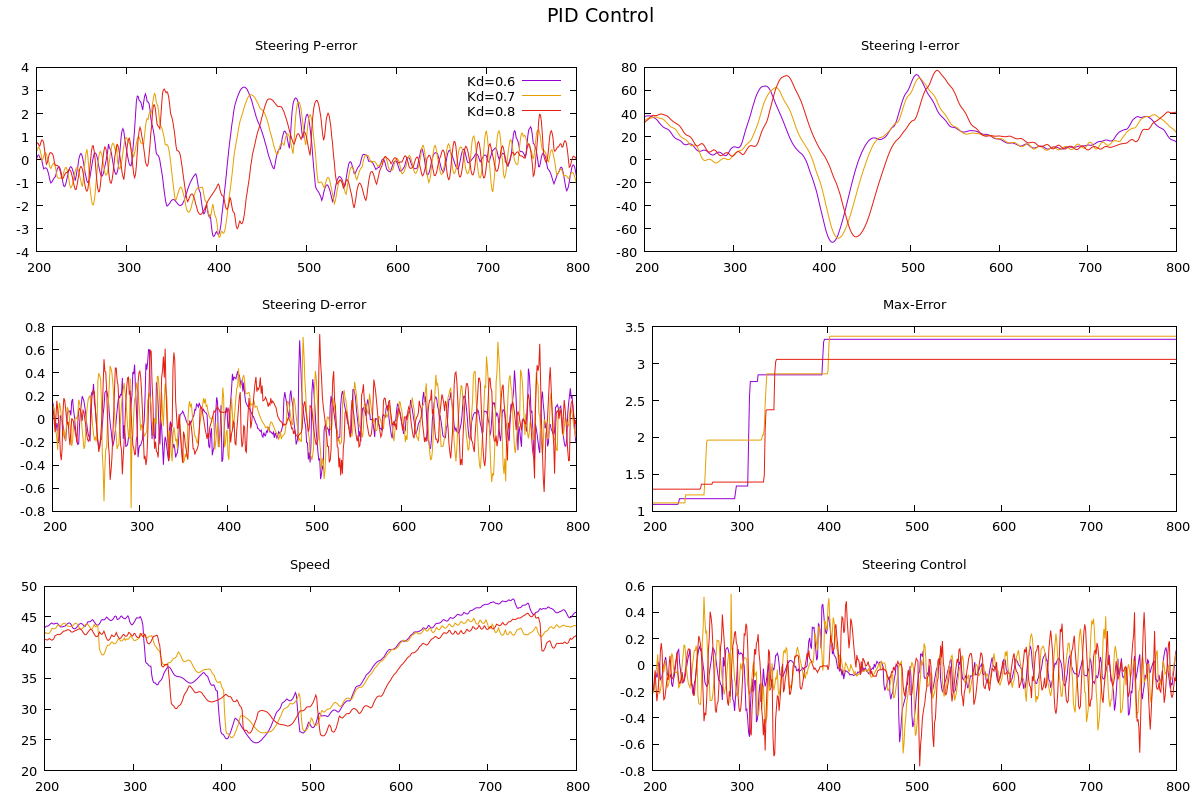

gnuplot code for this plot:
set terminal wxt size 1200,800
#set term qt noraise

set xrange [200:800]
set multiplot layout 3, 2 title "PID Control" font ",14"

set title 'Steering P-error'
plot 'steer.out.d0.6' u 1 w l lt 1 t 'Kd=0.6', \
     'steer.out.d0.7' u 1 w l lt 4 t 'Kd=0.7', \
     'steer.out.d0.8' u 1 w l lt 7 t 'Kd=0.8'
unset key

set title 'Steering I-error'
plot 'steer.out.d0.6' u 2 w l lt 1 t 'Kd=0.6', \
     'steer.out.d0.7' u 2 w l lt 4 t 'Kd=0.7', \
     'steer.out.d0.8' u 2 w l lt 7 t 'Kd=0.8'
unset key

set title 'Steering D-error'
plot 'steer.out.d0.6' u 3 w l lt 1 t 'Kd=0.6', \
     'steer.out.d0.7' u 3 w l lt 4 t 'Kd=0.7', \
     'steer.out.d0.8' u 3 w l lt 7 t 'Kd=0.8'
unset key

set title 'Max-Error'
plot 'steer.out.d0.6' u 4 w l lt 1 t 'Kd=0.6', \
     'steer.out.d0.7' u 4 w l lt 4 t 'Kd=0.7', \
     'steer.out.d0.8' u 4 w l lt 7 t 'Kd=0.8'
unset key

set title 'Speed'
plot 'steer.out.d0.6' u 5 w l lt 1 t 'Kd=0.6', \
     'steer.out.d0.7' u 5 w l lt 4 t 'Kd=0.7', \
     'steer.out.d0.8' u 5 w l lt 7 t 'Kd=0.8'
unset key

set title 'Steering Control'
plot 'steer.out.d0.6' u 6 w l lt 1 t 'Kd=0.6', \
     'steer.out.d0.7' u 6 w l lt 4 t 'Kd=0.7', \
     'steer.out.d0.8' u 6 w l lt 7 t 'Kd=0.8'
unset key

unset multiplot

pause -1;
